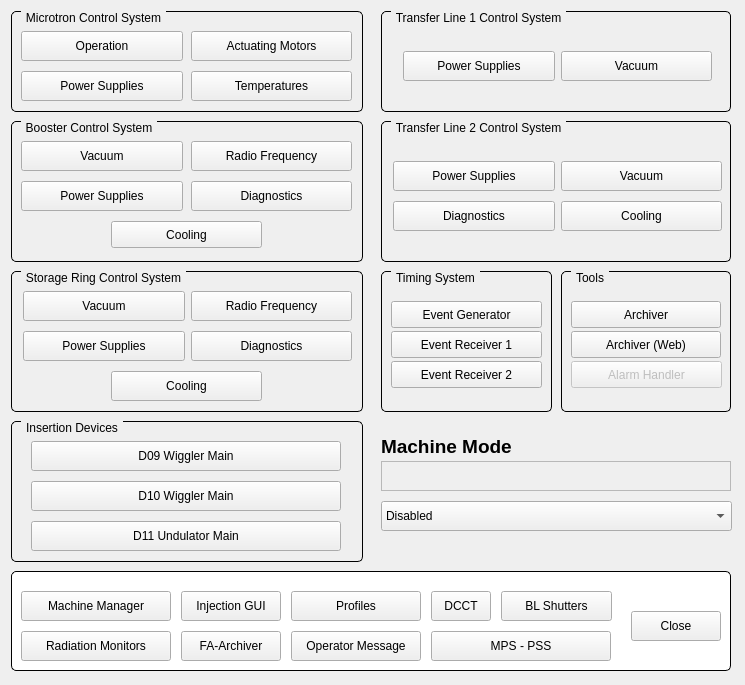
<?xml version="1.0" encoding="UTF-8"?>
<ui version="4.0">
 <class>MainScreen</class>
 <widget class="QMainWindow" name="MainScreen">
  <property name="geometry">
   <rect>
    <x>0</x>
    <y>0</y>
    <width>745</width>
    <height>685</height>
   </rect>
  </property>
  <property name="windowTitle">
   <string>SESAME Control System</string>
  </property>
  <widget class="QWidget" name="centralWidget">
   <layout class="QGridLayout" name="gridLayout">
    <item row="0" column="0">
     <widget class="QScrollArea" name="scrollArea">
      <property name="frameShape">
       <enum>QFrame::NoFrame</enum>
      </property>
      <property name="widgetResizable">
       <bool>false</bool>
      </property>
      <widget class="QWidget" name="scrollAreaWidgetContents">
       <property name="geometry">
        <rect>
         <x>0</x>
         <y>0</y>
         <width>723</width>
         <height>663</height>
        </rect>
       </property>
       <widget class="QGroupBox" name="groupBox_7">
        <property name="geometry">
         <rect>
          <x>370</x>
          <y>260</y>
          <width>171</width>
          <height>141</height>
         </rect>
        </property>
        <property name="styleSheet">
         <string notr="true">QGroupBox {
    border: 1px solid black;
    border-radius: 5px;
    margin-top: 0.5em;
}

QGroupBox::title {
    subcontrol-origin: margin;
    left: 10px;
    padding: 0 3px 0 3px;
}</string>
        </property>
        <property name="title">
         <string>Timing System</string>
        </property>
        <widget class="QPushButton" name="btnEVG">
         <property name="geometry">
          <rect>
           <x>10</x>
           <y>30</y>
           <width>151</width>
           <height>27</height>
          </rect>
         </property>
         <property name="text">
          <string>Event Generator</string>
         </property>
        </widget>
        <widget class="QPushButton" name="btnEVR1">
         <property name="geometry">
          <rect>
           <x>10</x>
           <y>60</y>
           <width>151</width>
           <height>27</height>
          </rect>
         </property>
         <property name="text">
          <string>Event Receiver 1</string>
         </property>
        </widget>
        <widget class="QPushButton" name="btnEVR2">
         <property name="geometry">
          <rect>
           <x>10</x>
           <y>90</y>
           <width>151</width>
           <height>27</height>
          </rect>
         </property>
         <property name="text">
          <string>Event Receiver 2</string>
         </property>
        </widget>
       </widget>
       <widget class="QGroupBox" name="groupBox_2">
        <property name="geometry">
         <rect>
          <x>0</x>
          <y>0</y>
          <width>352</width>
          <height>101</height>
         </rect>
        </property>
        <property name="styleSheet">
         <string notr="true">QGroupBox {
    border: 1px solid black;
    border-radius: 5px;
    margin-top: 0.5em;
}

QGroupBox::title {
    subcontrol-origin: margin;
    left: 10px;
    padding: 0 3px 0 3px;
}</string>
        </property>
        <property name="title">
         <string>Microtron Control System</string>
        </property>
        <widget class="QPushButton" name="btnMicrotronMotors">
         <property name="geometry">
          <rect>
           <x>180</x>
           <y>20</y>
           <width>161</width>
           <height>30</height>
          </rect>
         </property>
         <property name="text">
          <string>Actuating Motors</string>
         </property>
        </widget>
        <widget class="QPushButton" name="btnMIOperation">
         <property name="geometry">
          <rect>
           <x>10</x>
           <y>20</y>
           <width>162</width>
           <height>30</height>
          </rect>
         </property>
         <property name="text">
          <string>Operation</string>
         </property>
        </widget>
        <widget class="QPushButton" name="btnMicrotronAnalog">
         <property name="geometry">
          <rect>
           <x>180</x>
           <y>60</y>
           <width>161</width>
           <height>30</height>
          </rect>
         </property>
         <property name="text">
          <string>Temperatures</string>
         </property>
        </widget>
        <widget class="QPushButton" name="btnMicrotronPS">
         <property name="geometry">
          <rect>
           <x>10</x>
           <y>60</y>
           <width>162</width>
           <height>30</height>
          </rect>
         </property>
         <property name="text">
          <string>Power Supplies</string>
         </property>
        </widget>
       </widget>
       <widget class="QGroupBox" name="groupBox_5">
        <property name="geometry">
         <rect>
          <x>370</x>
          <y>110</y>
          <width>350</width>
          <height>141</height>
         </rect>
        </property>
        <property name="styleSheet">
         <string notr="true">QGroupBox {
    border: 1px solid black;
    border-radius: 5px;
    margin-top: 0.5em;
}

QGroupBox::title {
    subcontrol-origin: margin;
    left: 10px;
    padding: 0 3px 0 3px;
}</string>
        </property>
        <property name="title">
         <string>Transfer Line 2 Control System</string>
        </property>
        <widget class="QPushButton" name="btnTL2Cooling">
         <property name="geometry">
          <rect>
           <x>180</x>
           <y>80</y>
           <width>161</width>
           <height>30</height>
          </rect>
         </property>
         <property name="text">
          <string>Cooling</string>
         </property>
        </widget>
        <widget class="QPushButton" name="btnTL2PowerSupplies">
         <property name="geometry">
          <rect>
           <x>12</x>
           <y>40</y>
           <width>162</width>
           <height>30</height>
          </rect>
         </property>
         <property name="text">
          <string>Power Supplies</string>
         </property>
        </widget>
        <widget class="QPushButton" name="btnTL2Diagnostics">
         <property name="geometry">
          <rect>
           <x>12</x>
           <y>80</y>
           <width>162</width>
           <height>30</height>
          </rect>
         </property>
         <property name="text">
          <string>Diagnostics</string>
         </property>
        </widget>
        <widget class="QPushButton" name="btnTL2Vacuum">
         <property name="geometry">
          <rect>
           <x>180</x>
           <y>40</y>
           <width>161</width>
           <height>30</height>
          </rect>
         </property>
         <property name="text">
          <string>Vacuum</string>
         </property>
        </widget>
       </widget>
       <widget class="QGroupBox" name="groupBox_4">
        <property name="geometry">
         <rect>
          <x>0</x>
          <y>110</y>
          <width>352</width>
          <height>141</height>
         </rect>
        </property>
        <property name="styleSheet">
         <string notr="true">QGroupBox {
    border: 1px solid black;
    border-radius: 5px;
    margin-top: 0.5em;
}

QGroupBox::title {
    subcontrol-origin: margin;
    left: 10px;
    padding: 0 3px 0 3px;
}</string>
        </property>
        <property name="title">
         <string>Booster Control System</string>
        </property>
        <widget class="QPushButton" name="pushButton_12">
         <property name="geometry">
          <rect>
           <x>100</x>
           <y>100</y>
           <width>151</width>
           <height>27</height>
          </rect>
         </property>
         <property name="text">
          <string>Cooling</string>
         </property>
        </widget>
        <widget class="QPushButton" name="pushButton_10">
         <property name="geometry">
          <rect>
           <x>10</x>
           <y>60</y>
           <width>162</width>
           <height>30</height>
          </rect>
         </property>
         <property name="text">
          <string>Power Supplies</string>
         </property>
        </widget>
        <widget class="QPushButton" name="pushButton_11">
         <property name="geometry">
          <rect>
           <x>180</x>
           <y>60</y>
           <width>161</width>
           <height>30</height>
          </rect>
         </property>
         <property name="text">
          <string>Diagnostics</string>
         </property>
        </widget>
        <widget class="QPushButton" name="pushButton_8">
         <property name="geometry">
          <rect>
           <x>10</x>
           <y>20</y>
           <width>162</width>
           <height>30</height>
          </rect>
         </property>
         <property name="text">
          <string>Vacuum</string>
         </property>
        </widget>
        <widget class="QPushButton" name="pushButton_9">
         <property name="geometry">
          <rect>
           <x>180</x>
           <y>20</y>
           <width>161</width>
           <height>30</height>
          </rect>
         </property>
         <property name="text">
          <string>Radio Frequency</string>
         </property>
        </widget>
       </widget>
       <widget class="QGroupBox" name="groupBox_9">
        <property name="geometry">
         <rect>
          <x>0</x>
          <y>410</y>
          <width>352</width>
          <height>141</height>
         </rect>
        </property>
        <property name="styleSheet">
         <string notr="true">QGroupBox {
    border: 1px solid black;
    border-radius: 5px;
    margin-top: 0.5em;
}

QGroupBox::title {
    subcontrol-origin: margin;
    left: 10px;
    padding: 0 3px 0 3px;
}</string>
        </property>
        <property name="title">
         <string>Insertion Devices</string>
        </property>
        <widget class="QPushButton" name="btnD09W">
         <property name="geometry">
          <rect>
           <x>20</x>
           <y>20</y>
           <width>310</width>
           <height>30</height>
          </rect>
         </property>
         <property name="text">
          <string>D09 Wiggler Main</string>
         </property>
        </widget>
        <widget class="QPushButton" name="btnD11U">
         <property name="geometry">
          <rect>
           <x>20</x>
           <y>100</y>
           <width>310</width>
           <height>30</height>
          </rect>
         </property>
         <property name="text">
          <string>D11 Undulator Main</string>
         </property>
        </widget>
        <widget class="QPushButton" name="btnD10W">
         <property name="geometry">
          <rect>
           <x>20</x>
           <y>60</y>
           <width>310</width>
           <height>30</height>
          </rect>
         </property>
         <property name="text">
          <string>D10 Wiggler Main</string>
         </property>
        </widget>
       </widget>
       <widget class="QGroupBox" name="titleGroupBox_2">
        <property name="geometry">
         <rect>
          <x>0</x>
          <y>560</y>
          <width>720</width>
          <height>100</height>
         </rect>
        </property>
        <property name="styleSheet">
         <string notr="true">QGroupBox {
	background-color: rgb(255, 255, 255);
    border: 1px solid black;
    border-radius: 5px;
    margin-top: 0.5em;
}

QGroupBox::title {
    subcontrol-origin: margin;
    left: 10px;
    padding: 0 3px 0 3px;
}</string>
        </property>
        <property name="title">
         <string/>
        </property>
        <widget class="QPushButton" name="btnClose">
         <property name="geometry">
          <rect>
           <x>620</x>
           <y>40</y>
           <width>90</width>
           <height>30</height>
          </rect>
         </property>
         <property name="text">
          <string>Close</string>
         </property>
        </widget>
        <widget class="QPushButton" name="btnMPS">
         <property name="geometry">
          <rect>
           <x>420</x>
           <y>60</y>
           <width>180</width>
           <height>30</height>
          </rect>
         </property>
         <property name="text">
          <string>MPS - PSS</string>
         </property>
        </widget>
        <widget class="QPushButton" name="btnDCCT">
         <property name="geometry">
          <rect>
           <x>420</x>
           <y>20</y>
           <width>60</width>
           <height>30</height>
          </rect>
         </property>
         <property name="text">
          <string>DCCT</string>
         </property>
        </widget>
        <widget class="QPushButton" name="btnProfiles">
         <property name="geometry">
          <rect>
           <x>280</x>
           <y>20</y>
           <width>130</width>
           <height>30</height>
          </rect>
         </property>
         <property name="text">
          <string>Profiles</string>
         </property>
        </widget>
        <widget class="QPushButton" name="btnManager">
         <property name="geometry">
          <rect>
           <x>10</x>
           <y>20</y>
           <width>150</width>
           <height>30</height>
          </rect>
         </property>
         <property name="text">
          <string>Machine Manager</string>
         </property>
        </widget>
        <widget class="QPushButton" name="btnInjection">
         <property name="geometry">
          <rect>
           <x>170</x>
           <y>20</y>
           <width>100</width>
           <height>30</height>
          </rect>
         </property>
         <property name="text">
          <string>Injection GUI</string>
         </property>
        </widget>
        <widget class="QPushButton" name="pushButton_3">
         <property name="geometry">
          <rect>
           <x>170</x>
           <y>60</y>
           <width>100</width>
           <height>30</height>
          </rect>
         </property>
         <property name="text">
          <string>FA-Archiver</string>
         </property>
        </widget>
        <widget class="QPushButton" name="btnMonitors">
         <property name="geometry">
          <rect>
           <x>10</x>
           <y>60</y>
           <width>150</width>
           <height>30</height>
          </rect>
         </property>
         <property name="text">
          <string>Radiation Monitors</string>
         </property>
        </widget>
        <widget class="QPushButton" name="btnMessage">
         <property name="geometry">
          <rect>
           <x>280</x>
           <y>60</y>
           <width>130</width>
           <height>30</height>
          </rect>
         </property>
         <property name="text">
          <string>Operator Message</string>
         </property>
        </widget>
        <widget class="QPushButton" name="btnShuttersSafety">
         <property name="geometry">
          <rect>
           <x>490</x>
           <y>20</y>
           <width>111</width>
           <height>30</height>
          </rect>
         </property>
         <property name="text">
          <string>BL Shutters</string>
         </property>
        </widget>
       </widget>
       <widget class="QGroupBox" name="groupBox_3">
        <property name="geometry">
         <rect>
          <x>370</x>
          <y>0</y>
          <width>350</width>
          <height>101</height>
         </rect>
        </property>
        <property name="styleSheet">
         <string notr="true">QGroupBox {
    border: 1px solid black;
    border-radius: 5px;
    margin-top: 0.5em;
}

QGroupBox::title {
    subcontrol-origin: margin;
    left: 10px;
    padding: 0 3px 0 3px;
}</string>
        </property>
        <property name="title">
         <string>Transfer Line 1 Control System</string>
        </property>
        <widget class="QPushButton" name="btnTL1Power">
         <property name="geometry">
          <rect>
           <x>22</x>
           <y>40</y>
           <width>152</width>
           <height>30</height>
          </rect>
         </property>
         <property name="text">
          <string>Power Supplies</string>
         </property>
        </widget>
        <widget class="QPushButton" name="btnTL1Vacuum">
         <property name="geometry">
          <rect>
           <x>180</x>
           <y>40</y>
           <width>151</width>
           <height>30</height>
          </rect>
         </property>
         <property name="text">
          <string>Vacuum</string>
         </property>
        </widget>
       </widget>
       <widget class="QGroupBox" name="groupBox_8">
        <property name="geometry">
         <rect>
          <x>550</x>
          <y>260</y>
          <width>170</width>
          <height>141</height>
         </rect>
        </property>
        <property name="styleSheet">
         <string notr="true">QGroupBox {
    border: 1px solid black;
    border-radius: 5px;
    margin-top: 0.5em;
}

QGroupBox::title {
    subcontrol-origin: margin;
    left: 10px;
    padding: 0 3px 0 3px;
}</string>
        </property>
        <property name="title">
         <string>Tools</string>
        </property>
        <widget class="QPushButton" name="pushButton_25">
         <property name="enabled">
          <bool>false</bool>
         </property>
         <property name="geometry">
          <rect>
           <x>10</x>
           <y>90</y>
           <width>151</width>
           <height>27</height>
          </rect>
         </property>
         <property name="text">
          <string>Alarm Handler</string>
         </property>
        </widget>
        <widget class="QEPushButton" name="qepushbutton_2">
         <property name="geometry">
          <rect>
           <x>10</x>
           <y>60</y>
           <width>150</width>
           <height>27</height>
          </rect>
         </property>
         <property name="text">
          <string>Archiver (Web)</string>
         </property>
         <property name="program">
          <string>firefox http://10.1.100.9:17665/mgmt/ui/index.html</string>
         </property>
        </widget>
        <widget class="QEPushButton" name="qepushbutton">
         <property name="enabled">
          <bool>true</bool>
         </property>
         <property name="geometry">
          <rect>
           <x>10</x>
           <y>30</y>
           <width>150</width>
           <height>27</height>
          </rect>
         </property>
         <property name="text">
          <string>Archiver</string>
         </property>
         <property name="program">
          <string>aa-gui</string>
         </property>
        </widget>
       </widget>
       <widget class="QGroupBox" name="groupBox_6">
        <property name="geometry">
         <rect>
          <x>0</x>
          <y>260</y>
          <width>352</width>
          <height>141</height>
         </rect>
        </property>
        <property name="styleSheet">
         <string notr="true">QGroupBox {
    border: 1px solid black;
    border-radius: 5px;
    margin-top: 0.5em;
}

QGroupBox::title {
    subcontrol-origin: margin;
    left: 10px;
    padding: 0 3px 0 3px;
}</string>
        </property>
        <property name="title">
         <string>Storage Ring Control System</string>
        </property>
        <widget class="QPushButton" name="btnSRCooling">
         <property name="geometry">
          <rect>
           <x>100</x>
           <y>100</y>
           <width>151</width>
           <height>30</height>
          </rect>
         </property>
         <property name="text">
          <string>Cooling</string>
         </property>
        </widget>
        <widget class="QPushButton" name="btnSRRF">
         <property name="geometry">
          <rect>
           <x>180</x>
           <y>20</y>
           <width>161</width>
           <height>30</height>
          </rect>
         </property>
         <property name="text">
          <string>Radio Frequency</string>
         </property>
        </widget>
        <widget class="QPushButton" name="btnSRVacuum">
         <property name="geometry">
          <rect>
           <x>12</x>
           <y>20</y>
           <width>162</width>
           <height>30</height>
          </rect>
         </property>
         <property name="text">
          <string>Vacuum</string>
         </property>
        </widget>
        <widget class="QPushButton" name="btnSRDiagnostics">
         <property name="geometry">
          <rect>
           <x>180</x>
           <y>60</y>
           <width>161</width>
           <height>30</height>
          </rect>
         </property>
         <property name="text">
          <string>Diagnostics</string>
         </property>
        </widget>
        <widget class="QPushButton" name="btnSRPS">
         <property name="geometry">
          <rect>
           <x>12</x>
           <y>60</y>
           <width>162</width>
           <height>30</height>
          </rect>
         </property>
         <property name="text">
          <string>Power Supplies</string>
         </property>
        </widget>
       </widget>
       <widget class="QLabel" name="label_91">
        <property name="geometry">
         <rect>
          <x>370</x>
          <y>420</y>
          <width>190</width>
          <height>30</height>
         </rect>
        </property>
        <property name="font">
         <font>
          <pointsize>14</pointsize>
          <weight>75</weight>
          <bold>true</bold>
         </font>
        </property>
        <property name="text">
         <string>Machine Mode</string>
        </property>
       </widget>
       <widget class="QELabel" name="qelabel">
        <property name="geometry">
         <rect>
          <x>370</x>
          <y>450</y>
          <width>350</width>
          <height>30</height>
         </rect>
        </property>
        <property name="frameShape">
         <enum>QFrame::StyledPanel</enum>
        </property>
        <property name="variable" stdset="0">
         <string>Machine:Status</string>
        </property>
       </widget>
       <widget class="QComboBox" name="comMachineStatus">
        <property name="geometry">
         <rect>
          <x>370</x>
          <y>490</y>
          <width>351</width>
          <height>30</height>
         </rect>
        </property>
        <item>
         <property name="text">
          <string>Disabled</string>
         </property>
        </item>
        <item>
         <property name="text">
          <string>Machine Development</string>
         </property>
        </item>
        <item>
         <property name="text">
          <string>Injection</string>
         </property>
        </item>
        <item>
         <property name="text">
          <string>User Beam</string>
         </property>
        </item>
        <item>
         <property name="text">
          <string>Shutdown</string>
         </property>
        </item>
        <item>
         <property name="text">
          <string>Downtime</string>
         </property>
        </item>
        <item>
         <property name="text">
          <string>Free Mode</string>
         </property>
        </item>
        <item>
         <property name="text">
          <string>Beamline Development</string>
         </property>
        </item>
        <item>
         <property name="text">
          <string>Machine Start-Up</string>
         </property>
        </item>
       </widget>
      </widget>
     </widget>
    </item>
   </layout>
  </widget>
  <action name="actionPV_Profiles">
   <property name="text">
    <string>PV Profiles</string>
   </property>
  </action>
  <action name="actionWindows_Profiles">
   <property name="text">
    <string>Windows Profiles</string>
   </property>
  </action>
 </widget>
 <layoutdefault spacing="6" margin="11"/>
 <customwidgets>
  <customwidget>
   <class>QELabel</class>
   <extends>QLabel</extends>
   <header>QELabel.h</header>
  </customwidget>
  <customwidget>
   <class>QEPushButton</class>
   <extends>QPushButton</extends>
   <header>QEPushButton.h</header>
  </customwidget>
 </customwidgets>
 <resources/>
 <connections/>
</ui>
